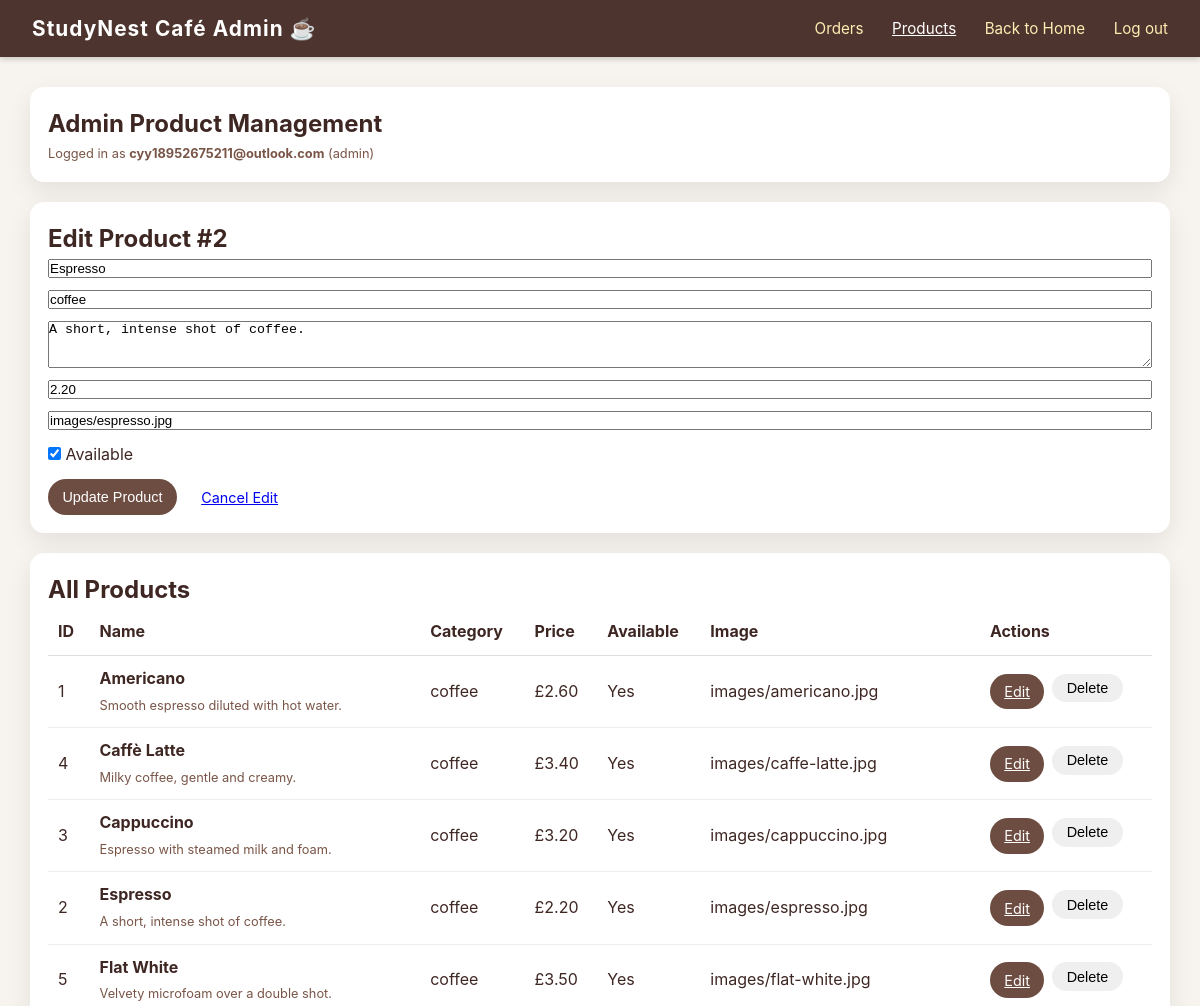
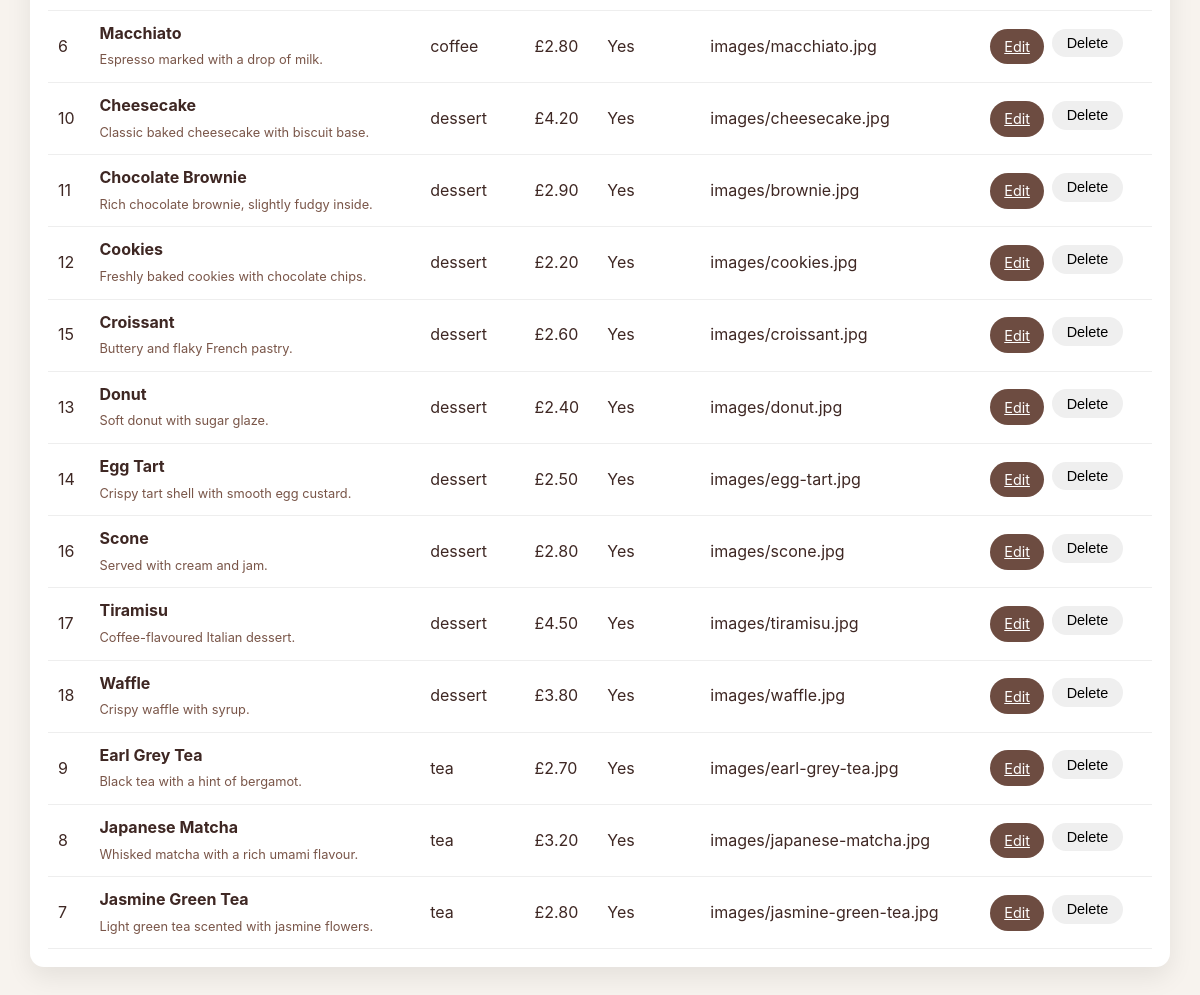
/admin/products/2/edit (signed in), run on the app's committed database (2 pictures, top to bottom).
### models.py (models this page shows)
class User(db.Model):
    id = db.Column(db.Integer, primary_key=True)
    email = db.Column(db.String(120), unique=True, nullable=False)
    password_hash = db.Column(db.String(255), nullable=False)
    role = db.Column(db.String(20), default='customer')
    created_at = db.Column(db.DateTime, default=datetime.utcnow)
    orders = db.relationship('Order', backref='user', lazy=True)
    loyalty_account = db.relationship('LoyaltyAccount', backref='user', uselist=False, lazy=True)

class Product(db.Model):
    id = db.Column(db.Integer, primary_key=True)
    name = db.Column(db.String(120), nullable=False)
    category = db.Column(db.String(50), nullable=False)
    description = db.Column(db.Text)
    price = db.Column(db.Float, nullable=False)
    image_url = db.Column(db.String(255))
    is_available = db.Column(db.Boolean, default=True)
    order_items = db.relationship('OrderItem', backref='product', lazy=True)

### app.py (the view)
@app.route('/admin/products/<int:product_id>/edit')
def edit_product_page(product_id):
    current_user, redirect_response = require_admin()
    if redirect_response:
        return redirect_response
    products = Product.query.order_by(Product.category.asc(), Product.name.asc()).all()
    edit_product = Product.query.get_or_404(product_id)
    return render_template(
        'admin_products.html',
        current_user=current_user,
        products=products,
        edit_product=edit_product
    )

### app.py (called while the page is built)
def get_current_user():
    if 'user_id' not in session:
        return None
    return User.query.get(session['user_id'])

def require_admin():
    current_user = get_current_user()
    if not current_user:
        flash('Please log in first.')
        return None, redirect(url_for('home'))
    if current_user.role != 'admin':
        flash('Access denied. Admin only.')
        return None, redirect(url_for('home'))
    return current_user, None

### templates/admin_products.html (shortened to what this page needs)
<!DOCTYPE html>
<html lang="en">
<head>
  <link rel="stylesheet" href="{{ url_for('static', filename='style.css') }}" />
</head>
<body>
<header class="main-header">
  <div class="logo">StudyNest Café Admin ☕️</div>
  <nav class="main-nav">
    <a href="{{ url_for('admin_orders') }}" class="nav-link">Orders</a>
    <a href="{{ url_for('admin_products') }}" class="nav-link active">Products</a>
    <a href="{{ url_for('home') }}" class="nav-link">Back to Home</a>
    <a href="{{ url_for('logout') }}" class="nav-link">Log out</a>
  </nav>
</header>
<main style="max-width: 1180px; margin: 30px auto; padding: 0 20px;">
  <section class="card" style="margin-bottom:20px;">
    <h1 style="margin-top:0;">Admin Product Management</h1>
    <p class="small-text" style="margin-bottom:0;">
      Logged in as <strong>{{ current_user.email }}</strong> ({{ current_user.role }})
    </p>
  </section>
  <section class="card" style="margin-bottom:20px;">
    {% if edit_product %}
      <h2 style="margin-top:0;">Edit Product #{{ edit_product.id }}</h2>
      <form method="POST" action="{{ url_for('update_product', product_id=edit_product.id) }}" style="display:grid; gap:12px;">
        <input type="text" name="name" value="{{ edit_product.name }}" placeholder="Product name" required />
        <input type="text" name="category" value="{{ edit_product.category }}" placeholder="Category (coffee / tea / dessert)" required />
        <textarea name="description" placeholder="Description" rows="3">{{ edit_product.description or '' }}</textarea>
        <input type="text" name="price" value="{{ '%.2f'|format(edit_product.price) }}" placeholder="Price" required />
        <input type="text" name="image_url" value="{{ edit_product.image_url or '' }}" placeholder="Image path e.g. images/americano.jpg" />
        <label>
          <input type="checkbox" name="is_available" {% if edit_product.is_available %}checked{% endif %}>
          Available
        </label>
        <div style="display:flex; gap:10px; flex-wrap:wrap;">
          <button class="btn btn-primary" type="submit">Update Product</button>
          <a class="btn" href="{{ url_for('admin_products') }}">Cancel Edit</a>
        </div>
      </form>
    {% endif %}
  </section>
  <section class="card">
    <h2 style="margin-top:0;">All Products</h2>
    {% if products %}
      <div style="overflow-x:auto;">
        <table style="width:100%; border-collapse:collapse;">
          <thead>
            <tr style="text-align:left; border-bottom:1px solid #ddd;">
              <th style="padding:10px;">ID</th>
              <th style="padding:10px;">Name</th>
              <th style="padding:10px;">Category</th>
              <th style="padding:10px;">Price</th>
              <th style="padding:10px;">Available</th>
              <th style="padding:10px;">Image</th>
              <th style="padding:10px;">Actions</th>
            </tr>
          </thead>
          <tbody>
            {% for product in products %}
              <tr style="border-bottom:1px solid #eee;">
                <td style="padding:10px;">{{ product.id }}</td>
                <td style="padding:10px;">
                  <strong>{{ product.name }}</strong><br>
                  <span class="small-text">{{ product.description or '' }}</span>
                </td>
                <td style="padding:10px;">{{ product.category }}</td>
                <td style="padding:10px;">£{{ '%.2f'|format(product.price) }}</td>
                <td style="padding:10px;">{{ 'Yes' if product.is_available else 'No' }}</td>
                <td style="padding:10px;">{{ product.image_url or '' }}</td>
                <td style="padding:10px;">
                  <div style="display:flex; gap:8px; flex-wrap:wrap;">
                    <a class="btn btn-primary" href="{{ url_for('edit_product_page', product_id=product.id) }}">Edit</a>
                    <form method="POST" action="{{ url_for('delete_product', product_id=product.id) }}" onsubmit="return confirm('Delete this product?');" style="display:inline;">
                      <button class="btn" type="submit">Delete</button>
                    </form>
                  </div>
                </td>
              </tr>
            {% endfor %}
          </tbody>
        </table>
      </div>
    {% else %}
      <p class="hint">No products found.</p>
    {% endif %}
  </section>
</main>
</body>
</html>

### static/style.css (style rules this page uses)
* { box-sizing: border-box; margin: 0; padding: 0; }
body { font-family: -apple-system, BlinkMacSystemFont, "Segoe UI", sans-serif; background: #f7f3ee; color: #3e2723; line-height: 1.6; }
.main-header { position: sticky; top: 0; z-index: 10; background: #4e342e; color: #fff; display: flex; justify-content: space-between; align-items: center; padding: 0.75rem 2rem; box-shadow: 0 2px 6px rgba(0,0,0,0.2); }
.logo { font-size: 1.3rem; font-weight: 700; letter-spacing: 0.05em; }
.main-nav a { margin-left: 1.5rem; color: #ffecb3; text-decoration: none; font-size: 0.95rem; }
.main-nav a:hover, .main-nav a.active { color: #ffffff; text-decoration: underline; }
.btn { display: inline-block; border: none; padding: 0.4rem 0.9rem; border-radius: 999px; cursor: pointer; font-size: 0.9rem; }
.btn-primary { background: #6d4c41; color: #fff; }
.small-text { font-size: 0.8rem; color: #795548; }
.card { background: #fff; border-radius: 14px; padding: 18px; box-shadow: 0 10px 26px rgba(0,0,0,0.08); }

### data on the page
User: email "cyy18952675211@outlook.com", role "admin"
Product: id "2", name "Espresso", category "coffee", description "A short, intense shot of coffee.", price "2.20", image_url "images/espresso.jpg", is_available "☑", is_available "Yes"
Product: id "1", name "Americano", description "Smooth espresso diluted with hot water.", category "coffee", price "2.60", is_available "Yes", image_url "images/americano.jpg"
Product: id "4", name "Caffè Latte", description "Milky coffee, gentle and creamy.", category "coffee", price "3.40", is_available "Yes", image_url "images/caffe-latte.jpg"
Product: id "3", name "Cappuccino", description "Espresso with steamed milk and foam.", category "coffee", price "3.20", is_available "Yes", image_url "images/cappuccino.jpg"
Product: id "5", name "Flat White", description "Velvety microfoam over a double shot.", category "coffee", price "3.50", is_available "Yes", image_url "images/flat-white.jpg"
Product: id "6", name "Macchiato", description "Espresso marked with a drop of milk.", category "coffee", price "2.80", is_available "Yes", image_url "images/macchiato.jpg"
Product: id "10", name "Cheesecake", description "Classic baked cheesecake with biscuit base.", category "dessert", price "4.20", is_available "Yes", image_url "images/cheesecake.jpg"
Product: id "11", name "Chocolate Brownie", description "Rich chocolate brownie, slightly fudgy inside.", category "dessert", price "2.90", is_available "Yes", image_url "images/brownie.jpg"
Product: id "12", name "Cookies", description "Freshly baked cookies with chocolate chips.", category "dessert", price "2.20", is_available "Yes", image_url "images/cookies.jpg"
Product: id "15", name "Croissant", description "Buttery and flaky French pastry.", category "dessert", price "2.60", is_available "Yes", image_url "images/croissant.jpg"
Product: id "13", name "Donut", description "Soft donut with sugar glaze.", category "dessert", price "2.40", is_available "Yes", image_url "images/donut.jpg"
Product: id "14", name "Egg Tart", description "Crispy tart shell with smooth egg custard.", category "dessert", price "2.50", is_available "Yes", image_url "images/egg-tart.jpg"
Product: id "16", name "Scone", description "Served with cream and jam.", category "dessert", price "2.80", is_available "Yes", image_url "images/scone.jpg"
Product: id "17", name "Tiramisu", description "Coffee-flavoured Italian dessert.", category "dessert", price "4.50", is_available "Yes", image_url "images/tiramisu.jpg"
Product: id "18", name "Waffle", description "Crispy waffle with syrup.", category "dessert", price "3.80", is_available "Yes", image_url "images/waffle.jpg"
Product: id "9", name "Earl Grey Tea", description "Black tea with a hint of bergamot.", category "tea", price "2.70", is_available "Yes", image_url "images/earl-grey-tea.jpg"
Product: id "8", name "Japanese Matcha", description "Whisked matcha with a rich umami flavour.", category "tea", price "3.20", is_available "Yes", image_url "images/japanese-matcha.jpg"
Product: id "7", name "Jasmine Green Tea", description "Light green tea scented with jasmine flowers.", category "tea", price "2.80", is_available "Yes", image_url "images/jasmine-green-tea.jpg"
